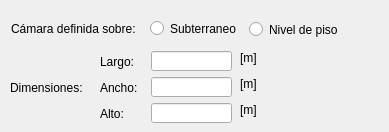
      <widget class="QWidget" name="tab_Camara">
       <attribute name="title">
        <string>Cámara</string>
       </attribute>
       <widget class="QLabel" name="label_11">
        <property name="geometry">
         <rect>
          <x>240</x>
          <y>50</y>
          <width>31</width>
          <height>16</height>
         </rect>
        </property>
        <property name="text">
         <string>[m]</string>
        </property>
       </widget>
       <widget class="QLabel" name="label_12">
        <property name="geometry">
         <rect>
          <x>240</x>
          <y>76</y>
          <width>31</width>
          <height>16</height>
         </rect>
        </property>
        <property name="text">
         <string>[m]</string>
        </property>
       </widget>
       <widget class="QLabel" name="label_13">
        <property name="geometry">
         <rect>
          <x>240</x>
          <y>102</y>
          <width>31</width>
          <height>16</height>
         </rect>
        </property>
        <property name="text">
         <string>[m]</string>
        </property>
       </widget>
       <widget class="QLabel" name="label_77">
        <property name="geometry">
         <rect>
          <x>10</x>
          <y>80</y>
          <width>91</width>
          <height>16</height>
         </rect>
        </property>
        <property name="text">
         <string>Dimensiones:</string>
        </property>
       </widget>
       <widget class="QLabel" name="label_78">
        <property name="geometry">
         <rect>
          <x>100</x>
          <y>54</y>
          <width>51</width>
          <height>16</height>
         </rect>
        </property>
        <property name="text">
         <string>Largo:</string>
        </property>
       </widget>
       <widget class="QLabel" name="label_79">
        <property name="geometry">
         <rect>
          <x>100</x>
          <y>80</y>
          <width>51</width>
          <height>16</height>
         </rect>
        </property>
        <property name="text">
         <string>Ancho:</string>
        </property>
       </widget>
       <widget class="QLabel" name="label_80">
        <property name="geometry">
         <rect>
          <x>100</x>
          <y>106</y>
          <width>51</width>
          <height>16</height>
         </rect>
        </property>
        <property name="text">
         <string>Alto:   </string>
        </property>
       </widget>
       <widget class="QLineEdit" name="estr_txt_piso_largo">
        <property name="geometry">
         <rect>
          <x>151</x>
          <y>51</y>
          <width>81</width>
          <height>20</height>
         </rect>
        </property>
        <property name="inputMask">
         <string/>
        </property>
       </widget>
       <widget class="QLineEdit" name="estr_txt_piso_ancho">
        <property name="geometry">
         <rect>
          <x>151</x>
          <y>77</y>
          <width>81</width>
          <height>20</height>
         </rect>
        </property>
        <property name="inputMask">
         <string/>
        </property>
       </widget>
       <widget class="QLineEdit" name="estr_txt_piso_alto">
        <property name="geometry">
         <rect>
          <x>151</x>
          <y>103</y>
          <width>81</width>
          <height>20</height>
         </rect>
        </property>
        <property name="focusPolicy">
         <enum>Qt::StrongFocus</enum>
        </property>
        <property name="inputMask">
         <string/>
        </property>
       </widget>
       <widget class="QLabel" name="label_76">
        <property name="geometry">
         <rect>
          <x>11</x>
          <y>21</y>
          <width>141</width>
          <height>16</height>
         </rect>
        </property>
        <property name="text">
         <string>Cámara definida sobre: </string>
        </property>
       </widget>
       <widget class="QRadioButton" name="estr_rb_subterraneo">
        <property name="geometry">
         <rect>
          <x>150</x>
          <y>20</y>
          <width>101</width>
          <height>17</height>
         </rect>
        </property>
        <property name="text">
         <string>Subterraneo</string>
        </property>
       </widget>
       <widget class="QRadioButton" name="estr_rb_nivelPiso">
        <property name="geometry">
         <rect>
          <x>249</x>
          <y>21</y>
          <width>131</width>
          <height>17</height>
         </rect>
        </property>
        <property name="text">
         <string>Nivel de piso</string>
        </property>
       </widget>
      </widget>
